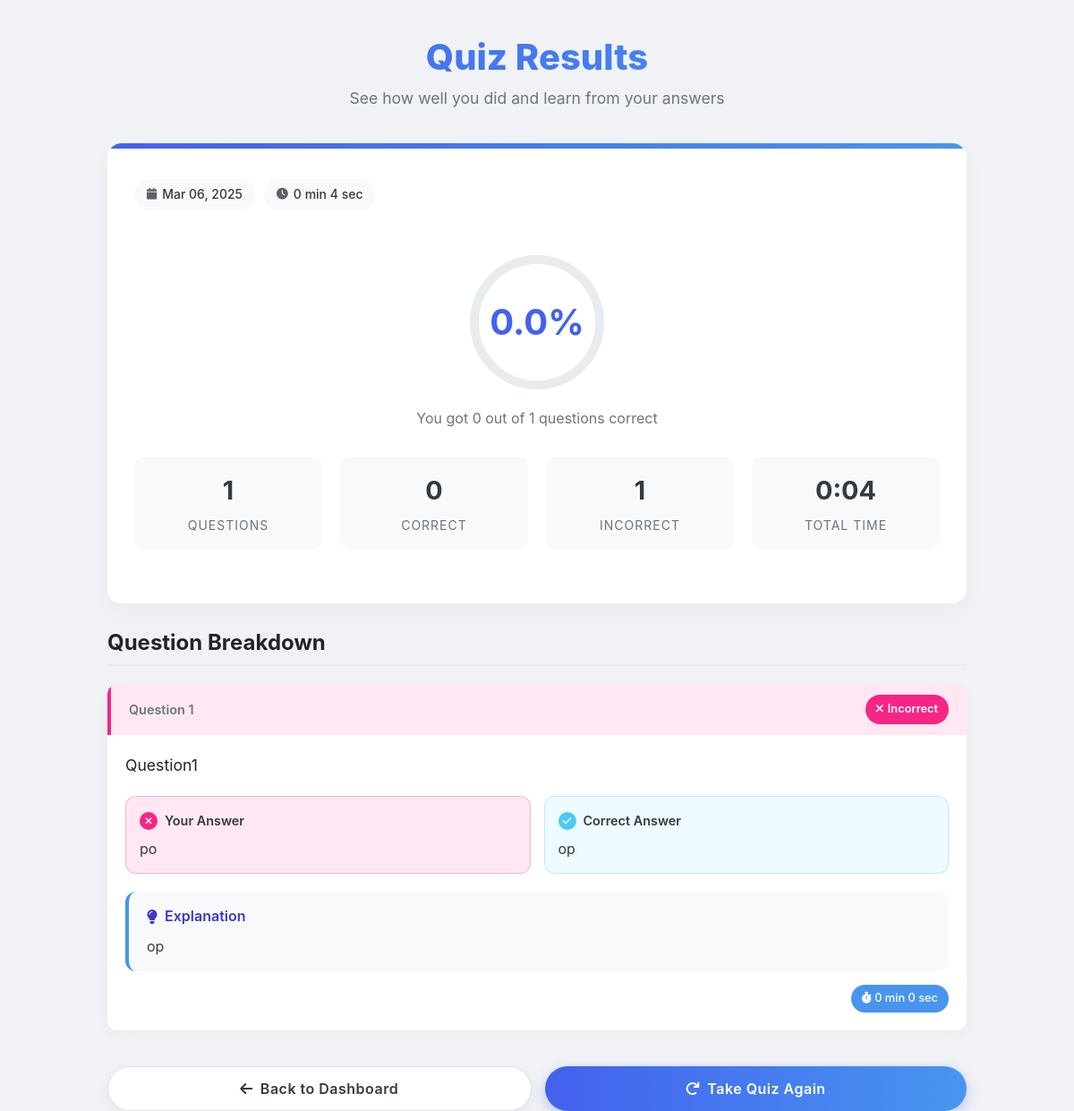
Screenshot of /quiz/result/4 (signed in) with the database file from the repository.
### app.py (models this page shows, shortened)
class QuizAttempt(db.Model):
    __tablename__ = 'quiz_attempt'
    id = db.Column(db.Integer, primary_key=True)
    user_id = db.Column(db.Integer, db.ForeignKey('user.id'), nullable=False)
    quiz_id = db.Column(db.Integer, db.ForeignKey('quiz.id'), nullable=False)
    start_time = db.Column(db.DateTime, nullable=False)
    end_time = db.Column(db.DateTime, nullable=True)
    score = db.Column(db.Float, nullable=True)
    user = db.relationship('User', back_populates='quiz_attempts')
    question_attempts = db.relationship('QuestionAttempt', backref='quiz_attempt', lazy=True, cascade="all, delete-orphan")

class Question(db.Model):
    id = db.Column(db.Integer, primary_key=True)
    quiz_id = db.Column(db.Integer, db.ForeignKey('quiz.id'), nullable=False)
    question_text = db.Column(db.Text, nullable=False)
    options = db.relationship('Option', backref='question', lazy=True, cascade="all, delete-orphan")
    correct_option_index = db.Column(db.Integer, nullable=False)
    explanation = db.Column(db.Text, nullable=False)  # New field for answer explanation

class Option(db.Model):
    id = db.Column(db.Integer, primary_key=True)
    question_id = db.Column(db.Integer, db.ForeignKey('question.id'), nullable=False)
    option_text = db.Column(db.Text, nullable=False)

### app.py (the view)
@app.route('/quiz/result/<int:attempt_id>')
@login_required
def quiz_result(attempt_id):
    attempt = QuizAttempt.query.get_or_404(attempt_id)
    if attempt.user_id != get_current_user().id:
        abort(403)
    question_results = []
    for question in attempt.quiz.questions:
        attempt_data = QuestionAttempt.query.filter_by(
            quiz_attempt_id=attempt.id,
            question_id=question.id
        ).first()
        if attempt_data:
            result = {
                'question': question.question_text,
                'selected_option': next(
                    (opt.option_text for opt in question.options
                     if opt.id == attempt_data.selected_option_id),
                    None
                ),
                'correct_option': question.options[question.correct_option_index].option_text,
                'is_correct': attempt_data.is_correct,
                'explanation': question.explanation,
                'time_spent': (attempt_data.end_time - attempt_data.start_time).total_seconds() \
                    if attempt_data.end_time else None
            }
            question_results.append(result)
    return render_template(
        'user/quiz_result.html',
        attempt=attempt,
        quiz=attempt.quiz,  # Add this line
        question_results=question_results,
        total_time=(attempt.end_time - attempt.start_time).total_seconds()
    )

### app.py (called while the page is built)
def get_current_user():
    if 'user_id' in session:
        return User.query.get(session['user_id'])
    return None

@app.context_processor
def utility_processor():
    return dict(current_user=get_current_user())

def login_required(f):
    @wraps(f)
    def decorated_function(*args, **kwargs):
        if 'user_id' not in session:
            flash('Please login first.', 'error')
            return redirect(url_for('login'))
        return f(*args, **kwargs)
    return decorated_function

### templates/user/quiz_result.html (shortened to what this page needs)
<!DOCTYPE html>
<html lang="en">
<head>
    <link rel="stylesheet" href="https://cdnjs.cloudflare.com/ajax/libs/bootstrap/5.3.0/css/bootstrap.min.css">
    <link rel="stylesheet" href="https://cdnjs.cloudflare.com/ajax/libs/font-awesome/6.0.0/css/all.min.css">
</head>
<body>
    <div class="container">
        <div class="page-header">
            <h1>Quiz Results</h1>
            <p>See how well you did and learn from your answers</p>
        </div>
        <div class="dashboard-card">
            <div class="summary-header">
                <div>
                    <h2 class="quiz-title">{{ attempt.quiz.title }}</h2>                    <div class="quiz-meta">
                        <span class="meta-tag">
                            <i class="fas fa-calendar"></i> {{ attempt.start_time.strftime('%b %d, %Y') }}
                        </span>
                        <span class="meta-tag">
                            <i class="fas fa-clock"></i> {{ '%d min %d sec'|format(total_time // 60, total_time % 60) }}
                        </span>
                    </div>
                </div>
            </div>
            <div class="score-display">
                <div class="score-ring">
                    <svg class="score-circle" viewBox="0 0 160 160">
                        <circle class="score-bg" cx="80" cy="80" r="70"></circle>
                        <circle class="score-progress" cx="80" cy="80" r="70" style="--score: {{ attempt.score }}"></circle>
                    </svg>
                    <div class="score-text">{{ "%.1f"|format(attempt.score) }}%</div>
                </div>
                <div class="score-subtext">
                    You got {{ (attempt.score / 100 * question_results|length)|int }} out of {{ question_results|length }} questions correct
                </div>
            </div>
            <div class="quiz-stats">
                <div class="stat-card">
                    <div class="stat-value">{{ question_results|length }}</div>
                    <div class="stat-label">Questions</div>
                </div>
                <div class="stat-card">
                    <div class="stat-value">{{ (attempt.score / 100 * question_results|length)|int }}</div>
                    <div class="stat-label">Correct</div>
                </div>
                <div class="stat-card">
                    <div class="stat-value">{{ question_results|length - (attempt.score / 100 * question_results|length)|int }}</div>
                    <div class="stat-label">Incorrect</div>
                </div>
                <div class="stat-card">
                    <div class="stat-value">{{ '%d:%02d'|format(total_time // 60, total_time % 60) }}</div>
                    <div class="stat-label">Total Time</div>
                </div>
            </div>
        </div>
        <h3 class="section-heading">Question Breakdown</h3>
        {% for result in question_results %}
        <div class="question-card">
            <div class="card-status {% if result.is_correct %}status-correct{% else %}status-incorrect{% endif %}">
                <span class="question-number">Question {{ loop.index }}</span>
                <span class="status-badge {% if result.is_correct %}badge-correct{% else %}badge-incorrect{% endif %}">
                    {% if result.is_correct %}
                        <i class="fas fa-check"></i> Correct
                    {% else %}
                        <i class="fas fa-times"></i> Incorrect
                    {% endif %}
                </span>
            </div>
            <div class="card-content">
                <p class="question-text">{{ result.question }}</p>
                <div class="answer-grid">
                    <div class="answer-box user-answer {% if result.is_correct %}answer-correct{% else %}answer-incorrect{% endif %}">
                        <div class="answer-label">
                            <span class="icon-status {% if result.is_correct %}icon-correct{% else %}icon-incorrect{% endif %}">
                                <i class="fas {% if result.is_correct %}fa-check{% else %}fa-times{% endif %}"></i>
                            </span>
                            Your Answer
                        </div>
                        <div class="answer-content">
                            {% if result.selected_option %}
                                {{ result.selected_option }}
                            {% else %}
                                <em>No answer provided</em>
                            {% endif %}
                        </div>
                    </div>
                    <div class="answer-box correct-answer-box">
                        <div class="answer-label">
                            <span class="icon-status icon-correct">
                                <i class="fas fa-check"></i>
                            </span>
                            Correct Answer
                        </div>
                        <div class="answer-content">
                            {{ result.correct_option }}
                        </div>
                    </div>
                </div>
                <div class="explanation-container">
                    <div class="explanation-header">
                        <i class="fas fa-lightbulb"></i> Explanation
                    </div>
                    <div class="explanation-content">
                        {{ result.explanation }}
                    </div>
                </div>
                {% if result.time_spent is not none %}
                <div class="time-indicator">
                    <span class="time-badge">
                        <i class="fas fa-stopwatch"></i>
                        {{ '%d min %d sec'|format(result.time_spent // 60, result.time_spent % 60) }}
                    </span>
                </div>
                {% endif %}
            </div>
        </div>
        {% endfor %}
        <div class="action-buttons">
            <a href="{{ url_for('dashboard') }}" class="btn btn-secondary btn-action">
                <i class="fas fa-arrow-left"></i> Back to Dashboard
            </a>
            <a href="{{ url_for('user_quiz') }}" class="btn btn-primary btn-action">
                <i class="fas fa-redo"></i> Take Quiz Again
            </a>
        </div>
    </div>
</body>
</html>

### rows the page displays
QuizAttempt: start_time "Mar 06, 2025", score "0.0"
Question: question "Question1", explanation "op"
Option: selected_option "po"
Option: correct_option "op"

### other values shown
{{ '%d min %d sec'|format(total_time // 60, total_time % 60) }} "0 min 4 sec"
{{ (attempt.score / 100 * question_results|length)|int }} "0"
{{ question_results|length }} "1"
{{ '%d:%02d'|format(total_time // 60, total_time % 60) }} "0:04"
